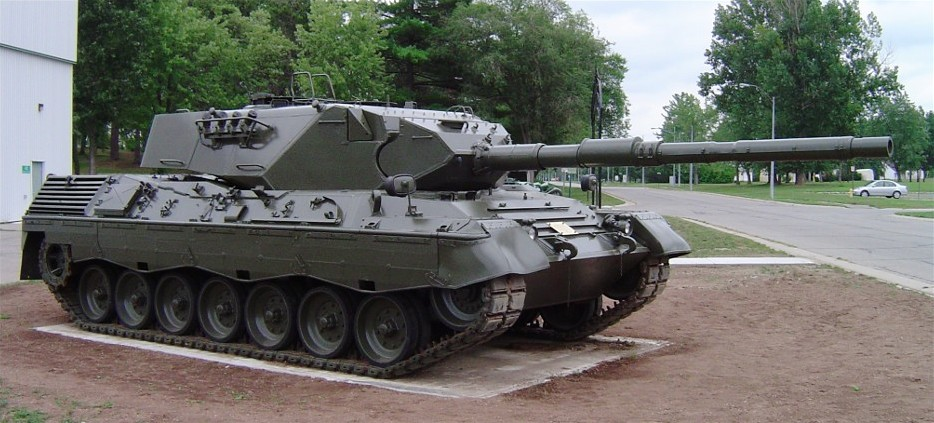
#> input picture testimages/leopard.JPG, 934 x 423 px, found by its file name
$ python segmentation.py
#> lines starting #> are read from the running program, lines starting #| are printed output that depends on the picture; after the words box and inside, x2 and y2 are one past the last pixel; in counts of white or black regions, pixels touching at a corner belong together
import cv2 as cv
import numpy as np
from matplotlib import pyplot as plt

img = cv.imread('testimages/leopard.jpg',0)
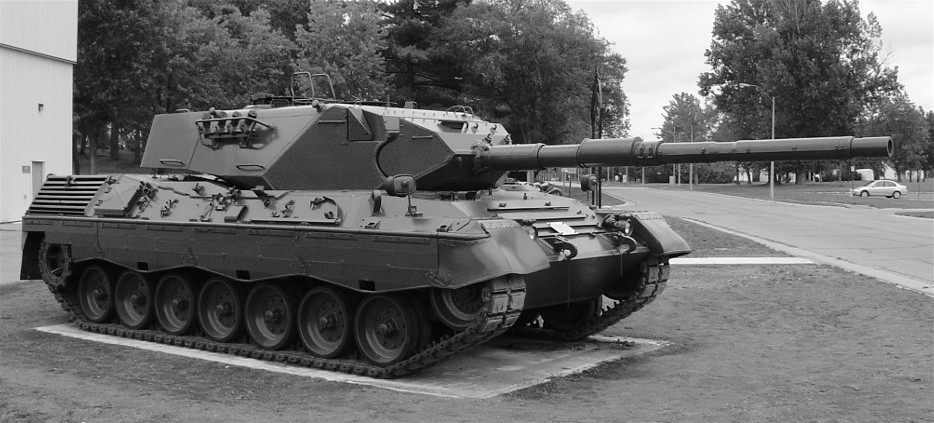
#> img: shape (423, 934); min 0, max 255, mean 105.8

def main():
    ret,thresh1 = cv.threshold(img,127,255,cv.THRESH_BINARY)
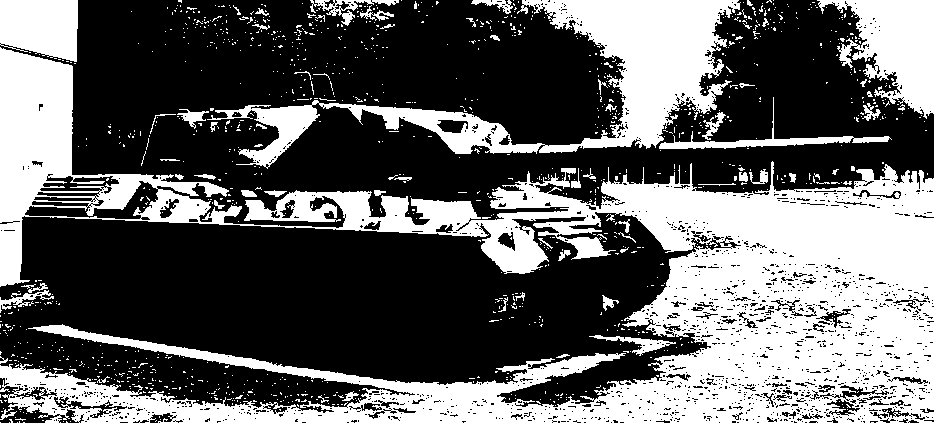
#> thresh1: shape (423, 934); 38.9% white; 1187 white regions (1121 under 20 px), largest, box (x1, y1, x2, y2) and area: (0, 47, 934, 423) 111005, (207, 0, 741, 169) 21721, (817, 0, 934, 119) 7395
    ret,thresh2 = cv.threshold(img,127,255,cv.THRESH_BINARY_INV)
    ret,thresh3 = cv.threshold(img,127,255,cv.THRESH_TRUNC)
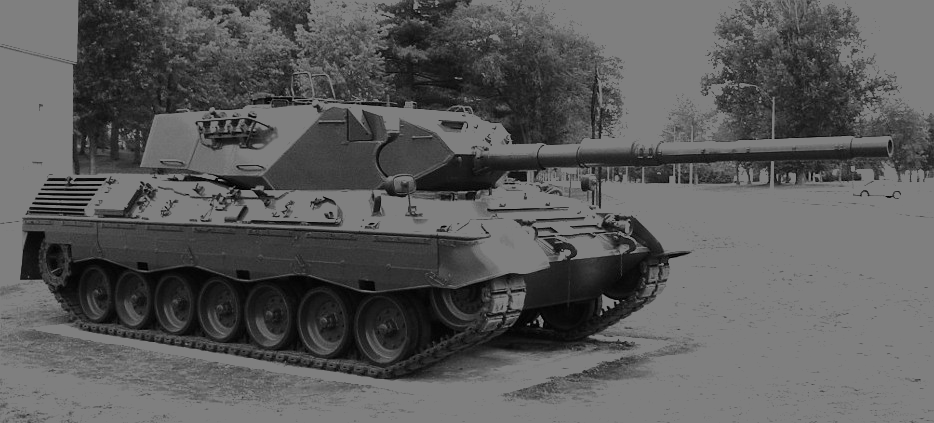
#> thresh3: shape (423, 934); min 0, max 127, mean 89.6
    ret,thresh4 = cv.threshold(img,127,255,cv.THRESH_TOZERO)
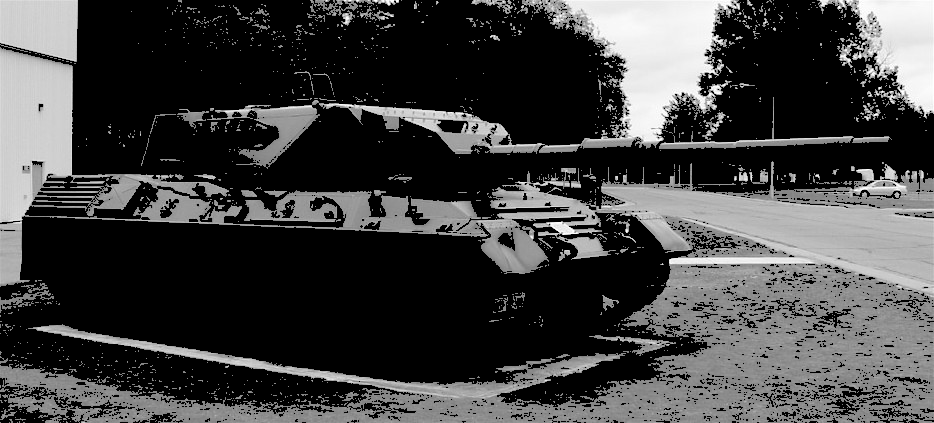
#> thresh4: shape (423, 934); min 0, max 255, mean 65.7
    ret,thresh5 = cv.threshold(img,127,255,cv.THRESH_TOZERO_INV)
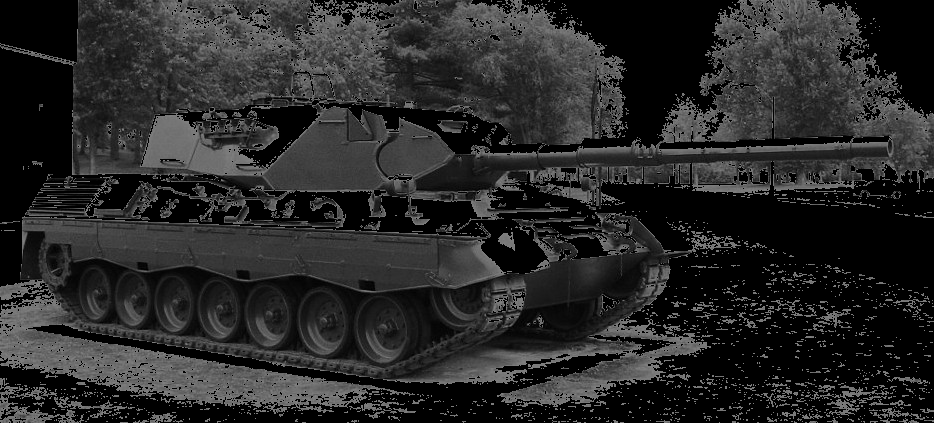
#> thresh5: shape (423, 934); min 0, max 127, mean 40.2
    titles = ['Original Image','BINARY','BINARY_INV','TRUNC','TOZERO','TOZERO_INV']
    images = [img, thresh1, thresh2, thresh3, thresh4, thresh5]
    for i in range(6):
        plt.subplot(2,3,i+1),plt.imshow(images[i],'gray',vmin=0,vmax=255)
        plt.title(titles[i])
        plt.xticks([]),plt.yticks([])
    plt.show()

def adaptativeThresh():
    img = cv.medianBlur(img,5)
    ret,th1 = cv.threshold(img,127,255,cv.THRESH_BINARY)
    th2 = cv.adaptiveThreshold(img,255,cv.ADAPTIVE_THRESH_MEAN_C,\
                cv.THRESH_BINARY,11,2)
    th3 = cv.adaptiveThreshold(img,255,cv.ADAPTIVE_THRESH_GAUSSIAN_C,\
                cv.THRESH_BINARY,11,2)
    titles = ['Original Image', 'Global Thresholding (v = 127)',
                'Adaptive Mean Thresholding', 'Adaptive Gaussian Thresholding']
    images = [img, th1, th2, th3]
    for i in range(4):
        plt.subplot(2,2,i+1),plt.imshow(images[i],'gray')
        plt.title(titles[i])
        plt.xticks([]),plt.yticks([])
    plt.show()

def otsu():
    # global thresholding
    ret1,th1 = cv.threshold(img,127,255,cv.THRESH_BINARY)
    # Otsu's thresholding
    ret2,th2 = cv.threshold(img,0,255,cv.THRESH_BINARY+cv.THRESH_OTSU)
    # Otsu's thresholding after Gaussian filtering
    blur = cv.GaussianBlur(img,(5,5),0)
    ret3,th3 = cv.threshold(blur,0,255,cv.THRESH_BINARY+cv.THRESH_OTSU)
    # plot all the images and their histograms
    images = [img, 0, th1,
            img, 0, th2,
            blur, 0, th3]
    titles = ['Original Noisy Image','Histogram','Global Thresholding (v=127)',
            'Original Noisy Image','Histogram',"Otsu's Thresholding",
            'Gaussian filtered Image','Histogram',"Otsu's Thresholding"]
    for i in range(3):
        plt.subplot(3,3,i*3+1),plt.imshow(images[i*3],'gray')
        plt.title(titles[i*3]), plt.xticks([]), plt.yticks([])
        plt.subplot(3,3,i*3+2),plt.hist(images[i*3].ravel(),256)
        plt.title(titles[i*3+1]), plt.xticks([]), plt.yticks([])
        plt.subplot(3,3,i*3+3),plt.imshow(images[i*3+2],'gray')
        plt.title(titles[i*3+2]), plt.xticks([]), plt.yticks([])
    plt.show()

#otsu()
main()
#adaptativeThresh()

$ run again, with testimages/foto1_cap1.jpg copied over testimages/leopard.JPG
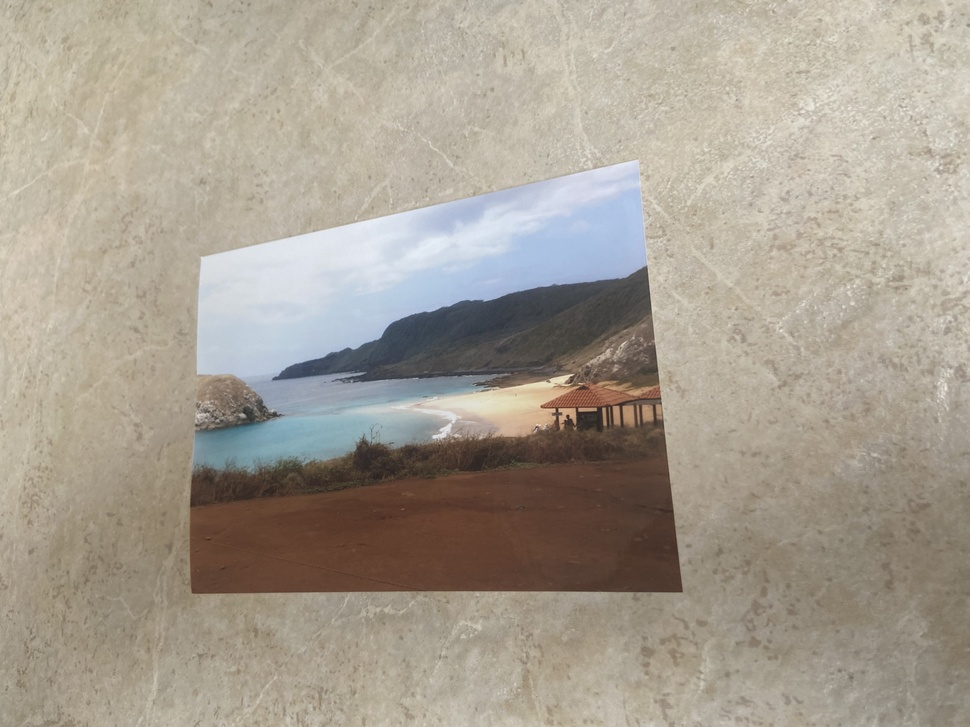
#> input picture testimages/foto1_cap1.jpg, 970 x 727 px, shrunk from 4032 x 3024 before the run, found by its file name
#> in main, `ret,thresh1 = cv.threshold(img,127,255,cv.THRESH_BINARY)`:
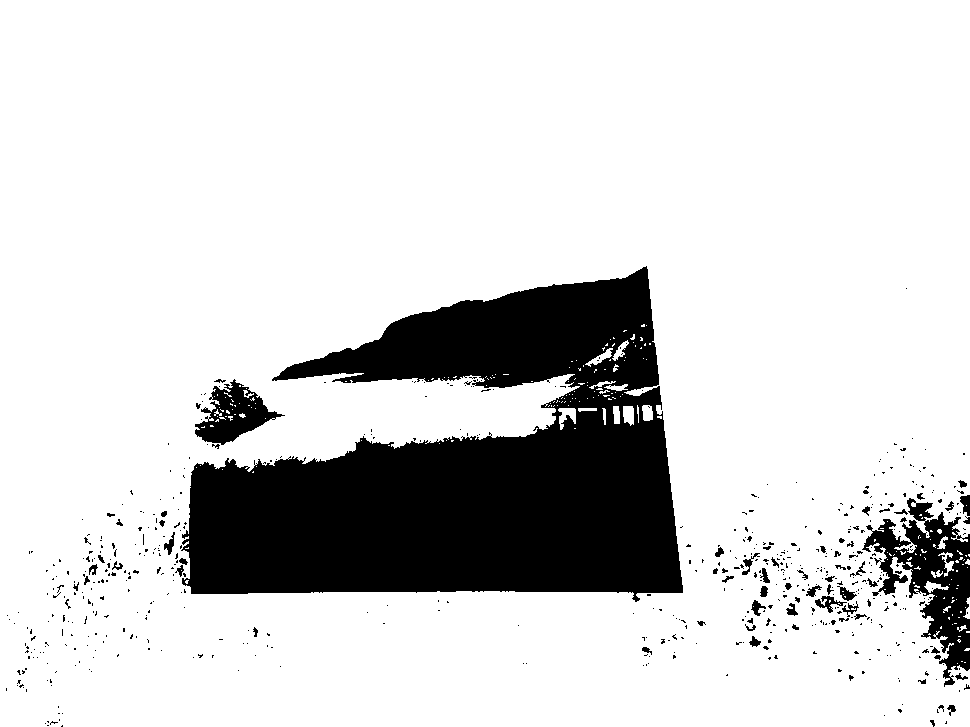
#> thresh1: shape (727, 970); 83.5% white; 595 black regions (527 under 20 px), largest, box (x1, y1, x2, y2) and area: (181, 266, 683, 602) 101033, (862, 498, 970, 687) 7829, (195, 379, 285, 445) 2703
#> in main, `ret,thresh5 = cv.threshold(img,127,255,cv.THRESH_TOZERO_INV)`:
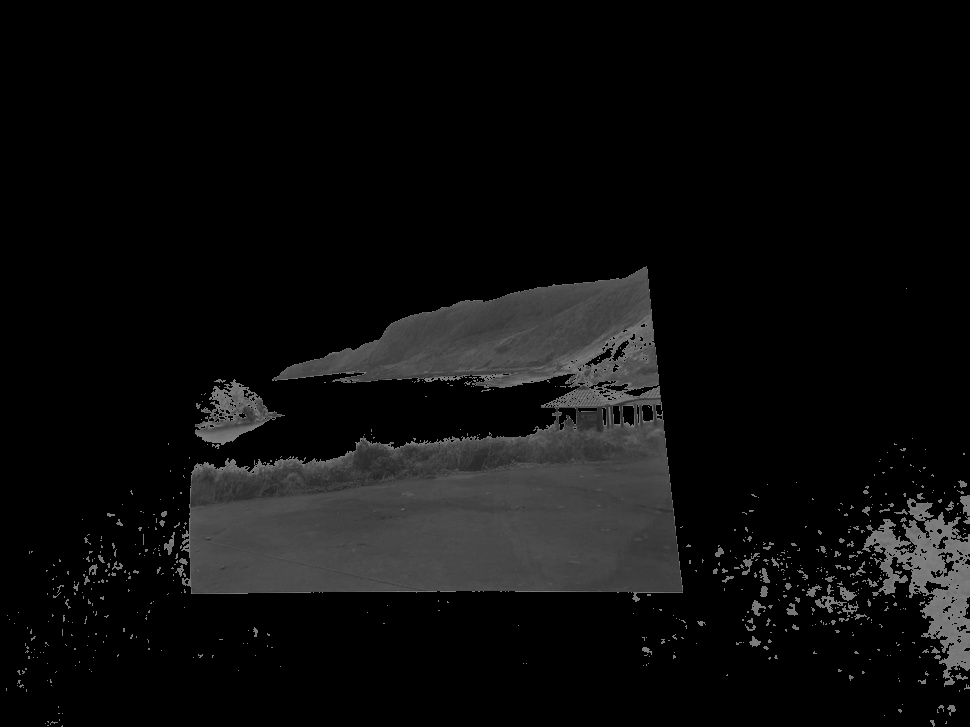
#> thresh5: shape (727, 970); min 0, max 127, mean 13.1

$ run again, with testimages/foto1_cap2.jpg copied over testimages/leopard.JPG
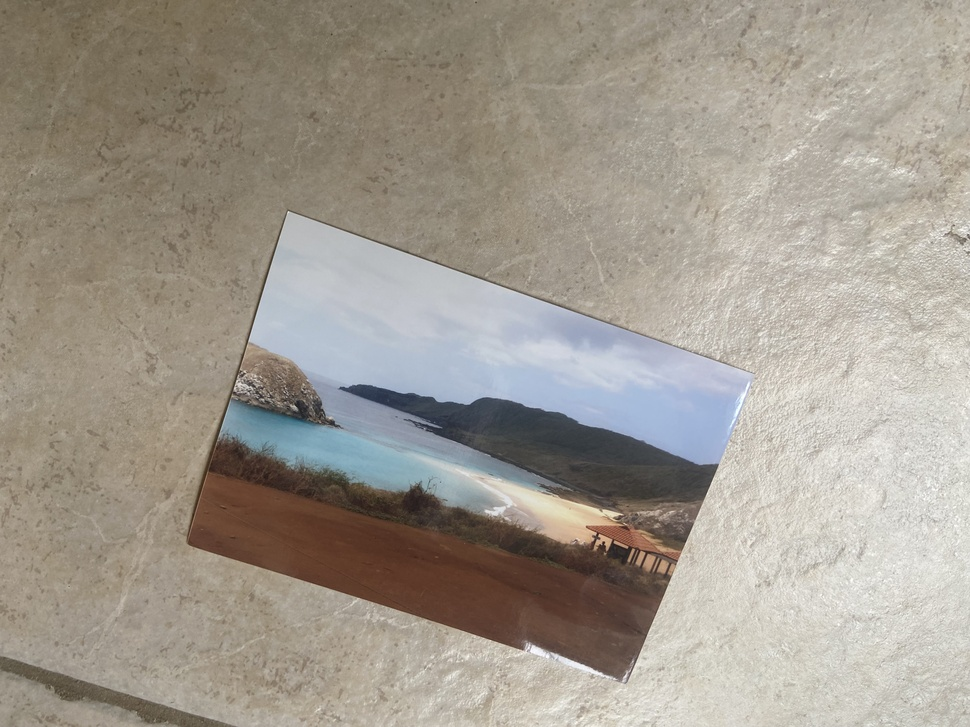
#> input picture testimages/foto1_cap2.jpg, 970 x 727 px, shrunk from 4032 x 3024 before the run, found by its file name
#> in main, `ret,thresh1 = cv.threshold(img,127,255,cv.THRESH_BINARY)`:
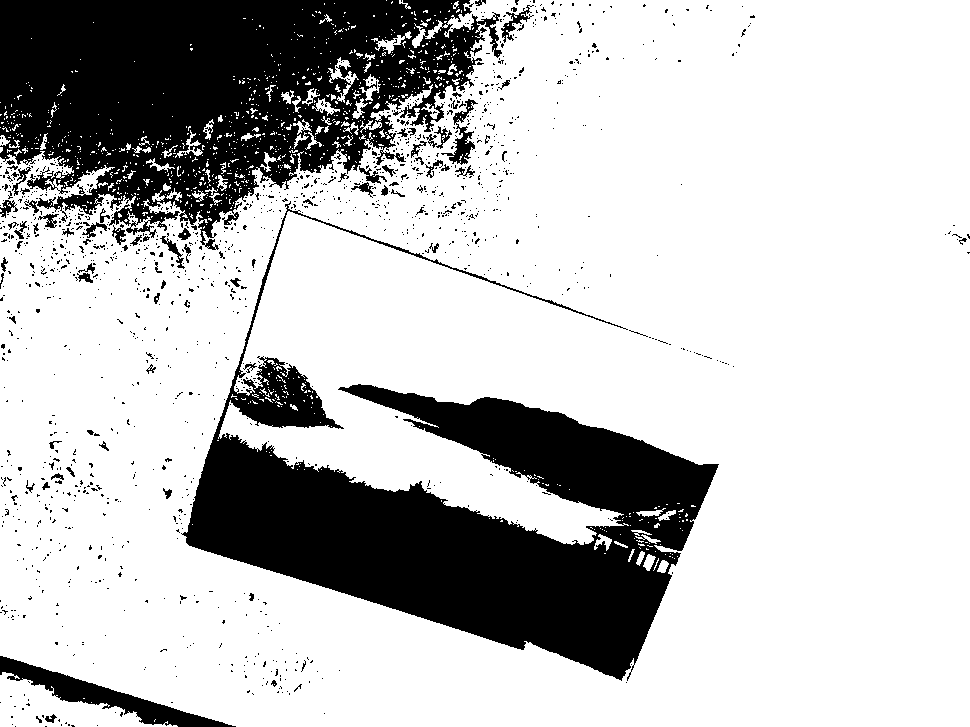
#> thresh1: shape (727, 970); 75.8% white; 1361 black regions (1280 under 20 px), largest, box (x1, y1, x2, y2) and area: (181, 201, 719, 681) 82391, (0, 0, 502, 250) 75061, (0, 656, 236, 727) 3965
#> in main, `ret,thresh5 = cv.threshold(img,127,255,cv.THRESH_TOZERO_INV)`:
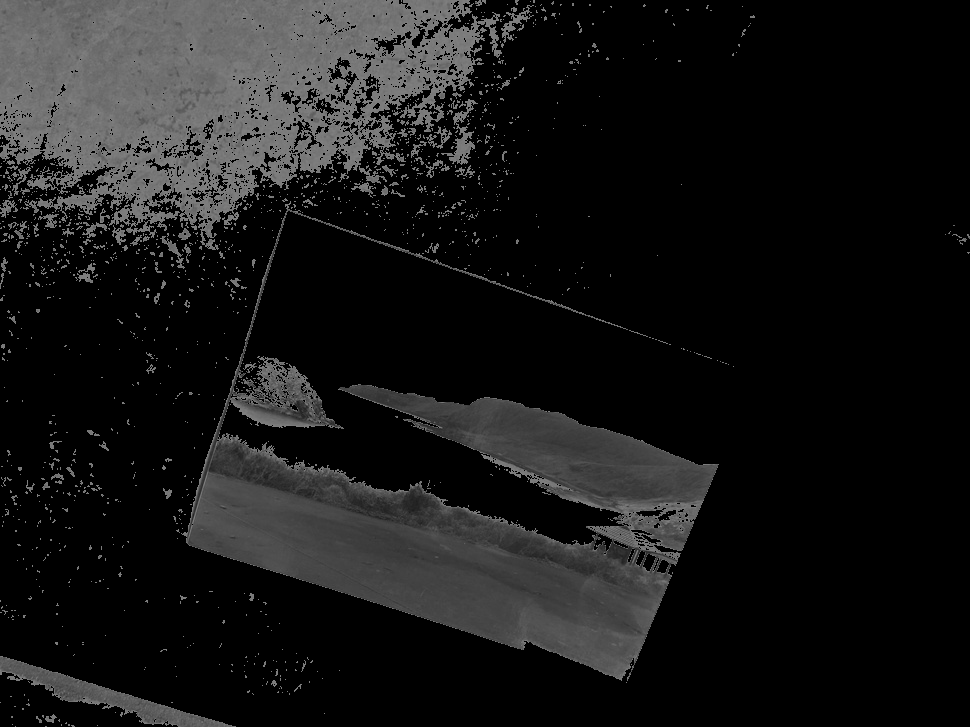
#> thresh5: shape (727, 970); min 0, max 127, mean 23

$ run again, with testimages/foto2_cap1.jpg copied over testimages/leopard.JPG
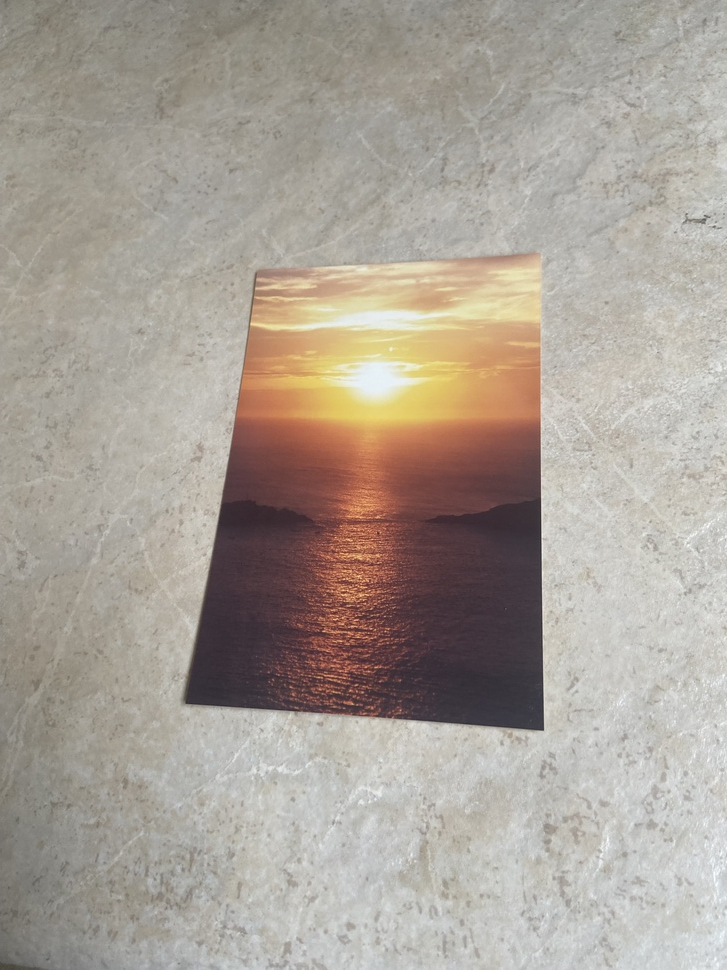
#> input picture testimages/foto2_cap1.jpg, 727 x 970 px, shrunk from 3024 x 4032 before the run, found by its file name
#> in main, `ret,thresh1 = cv.threshold(img,127,255,cv.THRESH_BINARY)`:
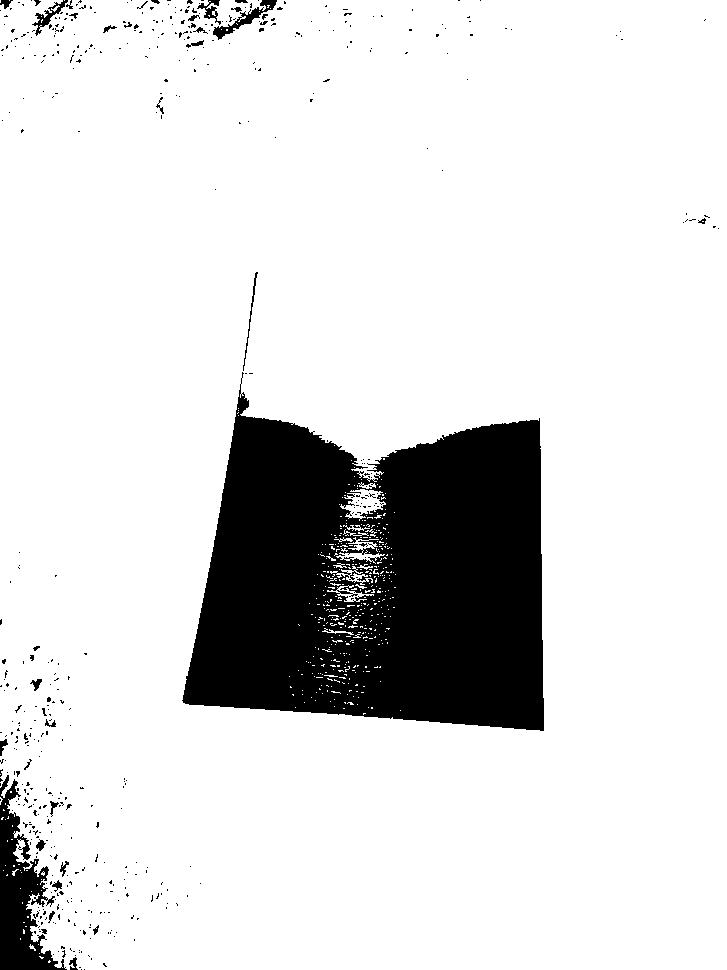
#> thresh1: shape (970, 727); 85.7% white; 493 black regions (459 under 20 px), largest, box (x1, y1, x2, y2) and area: (182, 372, 544, 731) 91052, (0, 775, 67, 970) 5631, (213, 0, 277, 40) 555
#> in main, `ret,thresh5 = cv.threshold(img,127,255,cv.THRESH_TOZERO_INV)`:
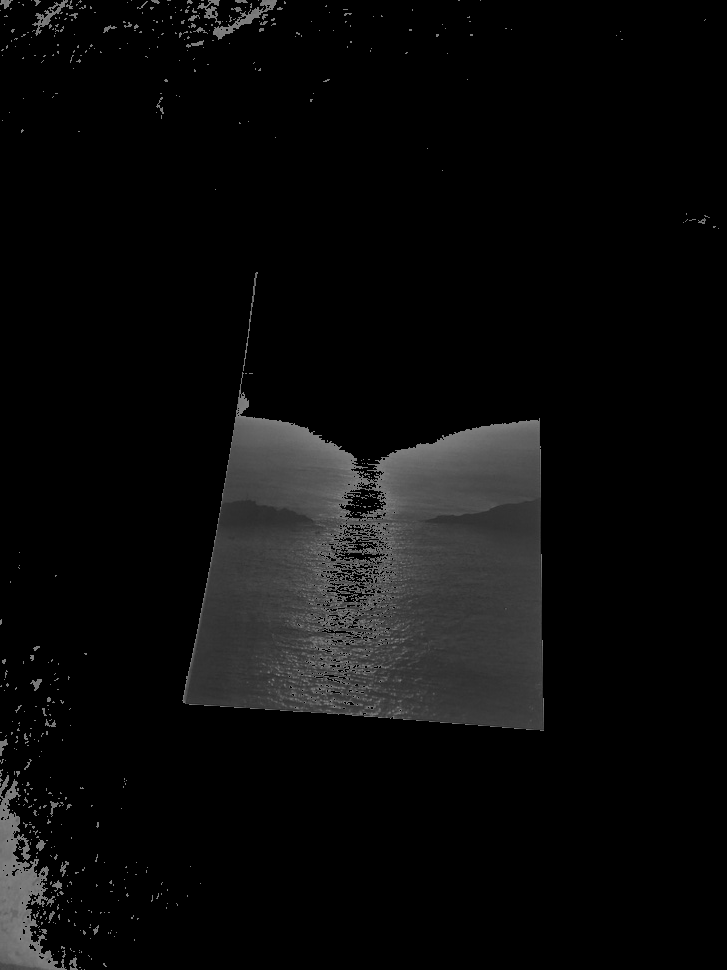
#> thresh5: shape (970, 727); min 0, max 127, mean 11
